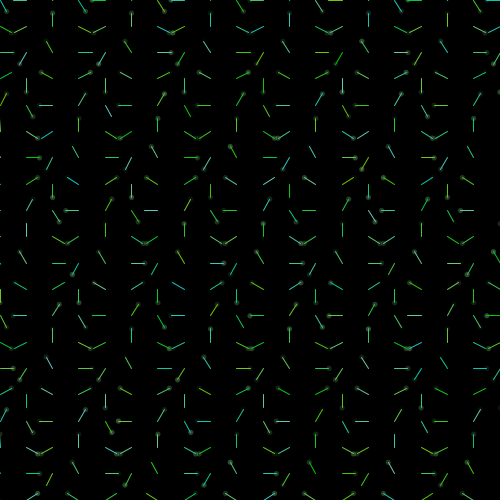
Frame 1 (no input)
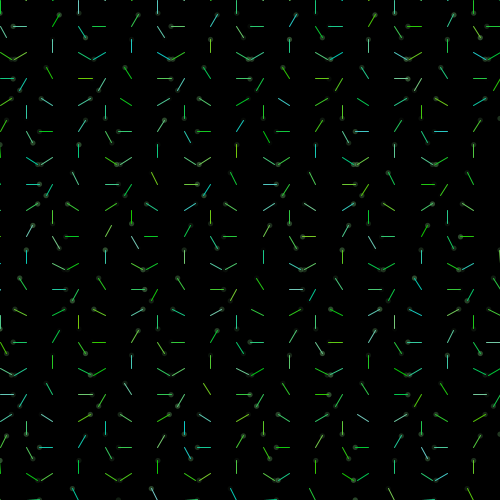
Frame 60 (the mouse pressed at the canvas centre just before this capture)
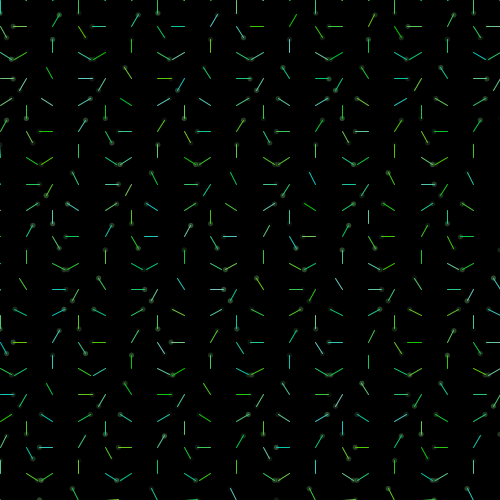
Frame 120 (the mouse held since frame 60 and released just before this capture)

The Processing sketch that drew these frames (run headless with seeded random() and noise(); from frame 60 on, the mouse is pressed at the canvas centre):

// Processing sketch: processing_151718
// ── processing_151718.pde

/*
 * Creative Coding
 * Week 2, 05 - Moving Patterns 1
 * by Indae Hwang and Jon McCormack
 * Copyright (c) 2014 Monash University
 *
 * This sketch builds on the previous sketches, drawing shapes based on the
 * current framerate. The movement of individual shapes combine to create a
 * gestalt field of motion. Use the arrow keys on your keyboard to change the
 * frame rate. 
 * My version on a dark background with transparency changing on moving parts
 */

// variable used to store the current frame rate value
int frame_rate_value;

void setup() {
  size(500, 500);

  frame_rate_value = 6;// change from 6
  frameRate(frame_rate_value);
  rectMode(CENTER);
  background(255);
}


void draw() {

  background(0);

  int num = 20;// change from 20
  int margin = 0;// change from 0
  float gutter = 0; //distance between each cell changed here
  float cellsize = ( width - (2 * margin) - gutter * (num - 1) ) / (num - 1);

  int circleNumber = 0; // counter
  for (int i=0; i<num; i++) {
    for (int j=0; j<num; j++) {
      circleNumber = (i * num) + j; // different way to calculate the circle number from w2_04

      float tx = margin + cellsize * i + gutter * i;
      float ty = margin + cellsize * j + gutter * j;
      movingCircle(tx, ty,cellsize,circleNumber);
      //movingCircle(tx, ty, cellsize*i*j, circleNumber*j);// change from tx,ty,cellsize,circleNumber to make ballons change size
    }
  }
} //end of draw 


void movingCircle(float x, float y, float size, int circleNum) {

  float finalAngle;
  finalAngle = frameCount + circleNum;

  //the rotating angle for each tempX and tempY postion is affected by frameRate and angle;  
  float tempX = x + (size / 2) * sin(PI / frame_rate_value * finalAngle);
  float tempY = y + (size / 2) * cos(PI / frame_rate_value * finalAngle);

  noStroke();
  fill(120,200,120, random( 0,100)); //change colour here
  ellipse(tempX, tempY, size/5, size/5);// change to ellipse here, this line gives ballons
 // rect(tempX, tempY, 1, size*10);//  this line gives vertical strings
  stroke(random(100),0,random(100));//change colour here but this line and next 3 removed mean no strings on balloons
  noFill();
  stroke(random(120),200,random(200));// change colour here and opacity too
  line(x, y, tempX, tempY);
}


/*
 * keyReleased function
 *
 * called automatically by Processing when a keyboard key is released
 */
void keyReleased() {

  // right arrow -- increase frame_rate_value
  if (keyCode == RIGHT && frame_rate_value < 60) {
    frame_rate_value++;
  }

  // left arrow -- decrease frame_rate_value
  if ( keyCode == LEFT && frame_rate_value > 1) {
    frame_rate_value--;
  }

  // set the frameRate and print current value on the screen
  frameRate(frame_rate_value);
  println("Current frame Rate is: " + frame_rate_value);
}
